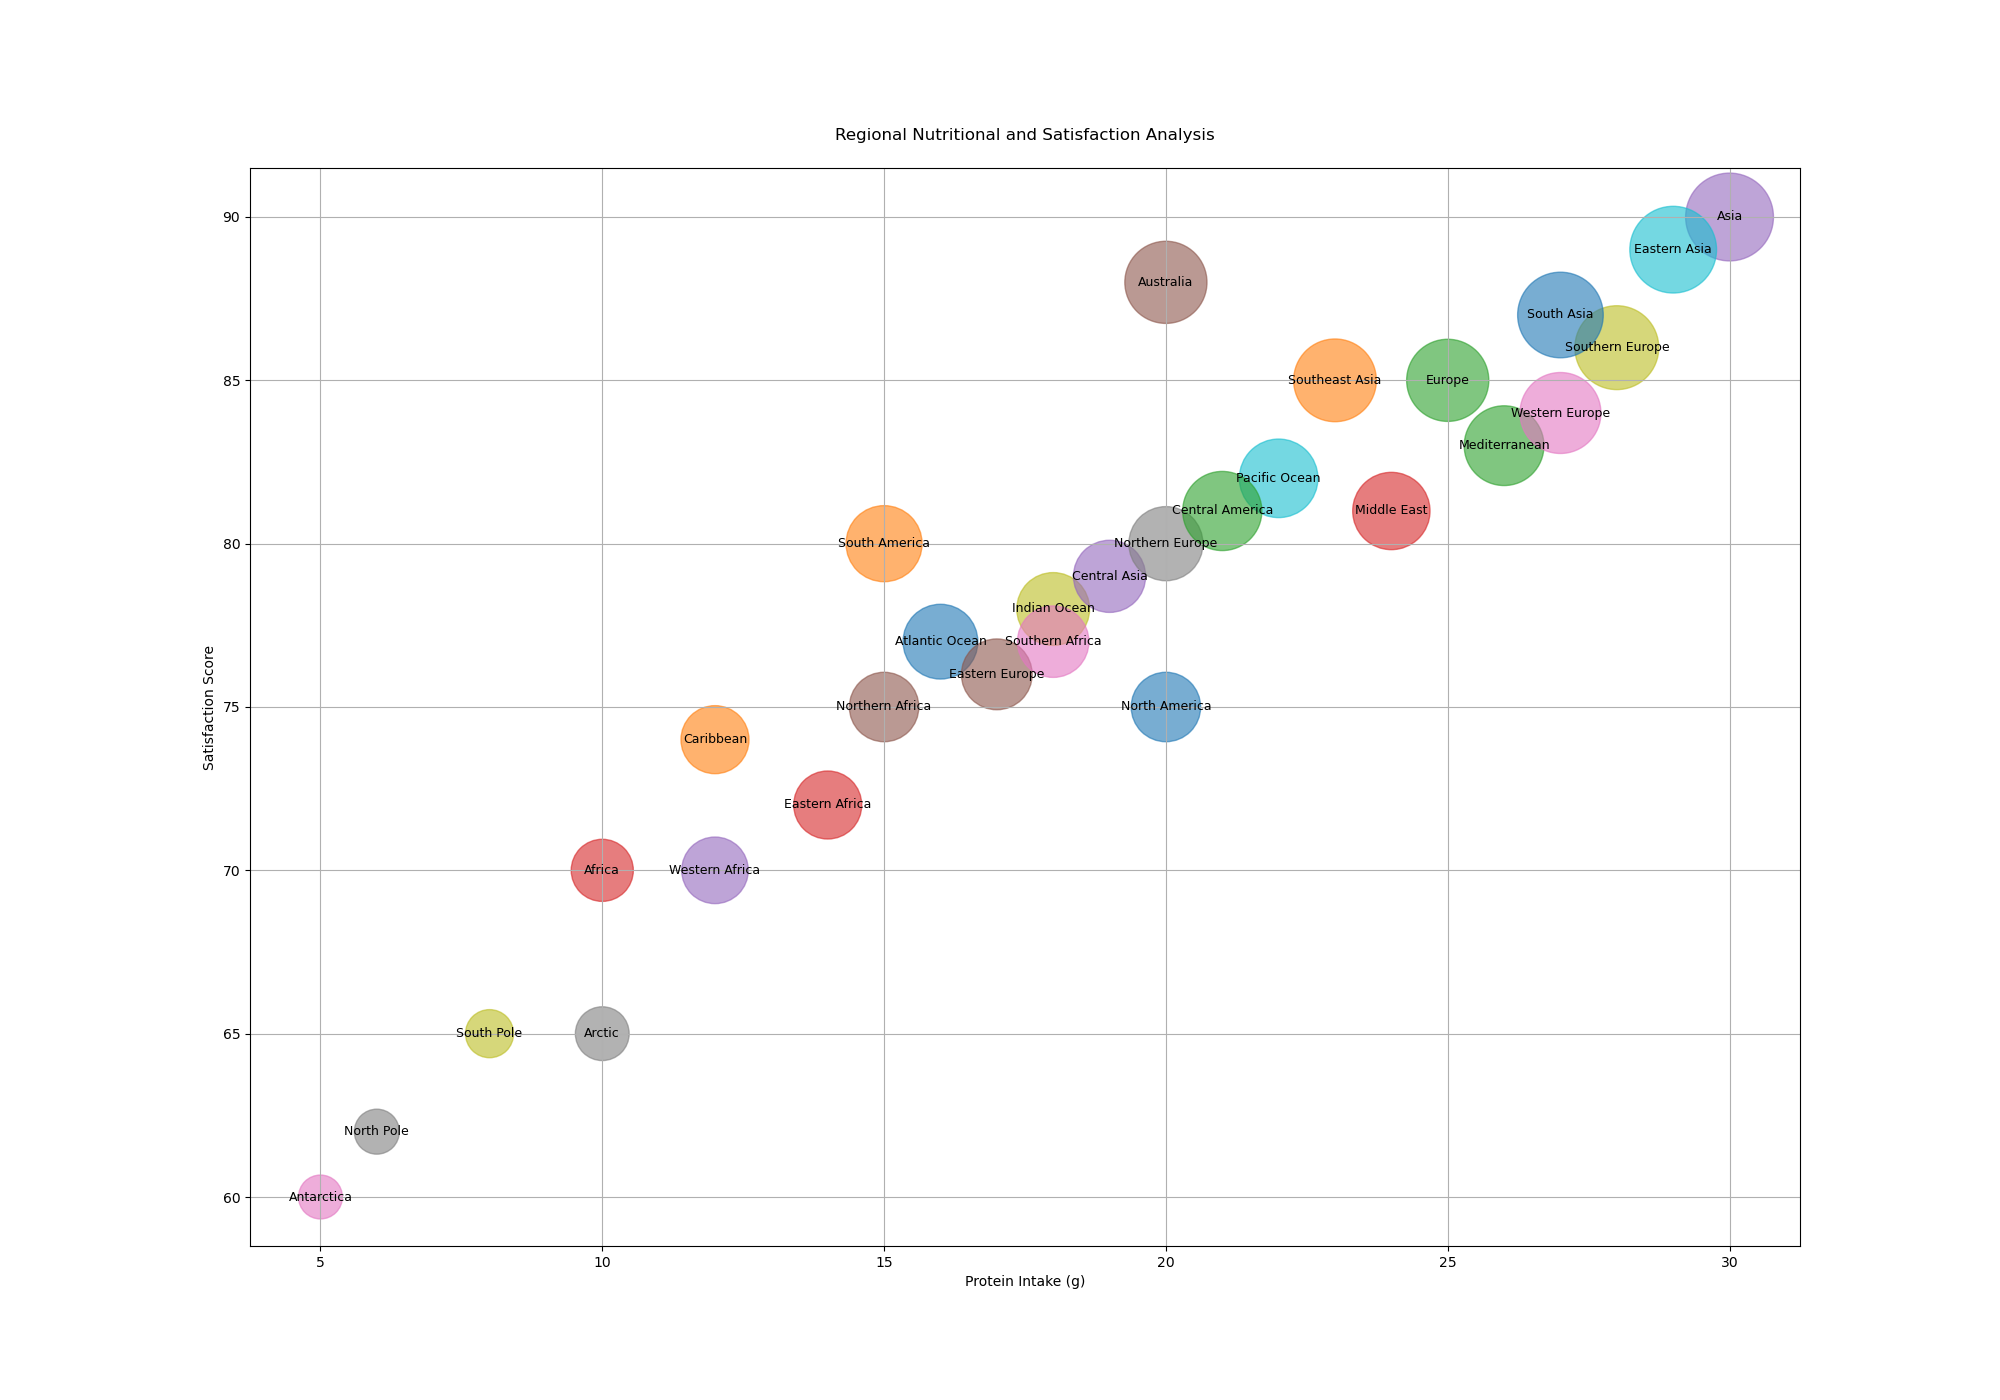

Recreate this plot in Python.

import matplotlib.pyplot as plt

data = {
    'Category': ['North America', 'South America', 'Europe', 'Africa', 'Asia', 'Australia', 'Antarctica',
                 'Arctic', 'Indian Ocean', 'Pacific Ocean', 'Atlantic Ocean', 'Caribbean', 'Mediterranean',
                 'Middle East', 'Central Asia', 'Eastern Europe', 'Western Europe', 'Northern Europe',
                 'Southern Europe', 'Eastern Asia', 'South Asia', 'Southeast Asia', 'Central America',
                 'Eastern Africa', 'Western Africa', 'Northern Africa', 'Southern Africa', 'North Pole', 'South Pole'],
    'Calories': [250, 300, 350, 200, 400, 350, 100, 150, 275, 320, 290, 240, 330, 310, 270, 260, 340, 285, 365, 390, 380, 355, 325, 240, 230, 250, 265, 105, 120],
    'Protein (g)': [20, 15, 25, 10, 30, 20, 5, 10, 18, 22, 16, 12, 26, 24, 19, 17, 27, 20, 28, 29, 27, 23, 21, 14, 12, 15, 18, 6, 8],
    'Satisfaction Score': [75, 80, 85, 70, 90, 88, 60, 65, 78, 82, 77, 74, 83, 81, 79, 76, 84, 80, 86, 89, 87, 85, 81, 72, 70, 75, 77, 62, 65]
}

size = [value * 10 for value in data['Calories']]

plt.figure(figsize=(20, 14))

scatter = plt.scatter(data['Protein (g)'], data['Satisfaction Score'], 
                      s=size, alpha=0.6, 
                      c=['#1f77b4', '#ff7f0e', '#2ca02c', '#d62728', '#9467bd', '#8c564b', '#e377c2', 
                         '#7f7f7f', '#bcbd22', '#17becf', '#1f77b4', '#ff7f0e', '#2ca02c', '#d62728', 
                         '#9467bd', '#8c564b', '#e377c2', '#7f7f7f', '#bcbd22', '#17becf', '#1f77b4', 
                         '#ff7f0e', '#2ca02c', '#d62728', '#9467bd', '#8c564b', '#e377c2', '#7f7f7f', '#bcbd22'])

plt.title('Regional Nutritional and Satisfaction Analysis', pad=20)
plt.xlabel('Protein Intake (g)')
plt.ylabel('Satisfaction Score')

for index, category in enumerate(data['Category']):
    plt.text(data['Protein (g)'][index], data['Satisfaction Score'][index], 
             category, fontsize=9, ha='center', va='center')

plt.grid(True)
plt.show()
